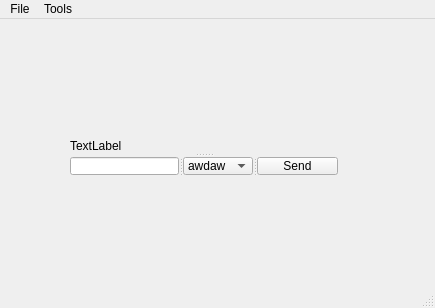
<?xml version="1.0" encoding="UTF-8"?>
<ui version="4.0">
 <class>MainWindow</class>
 <widget class="QMainWindow" name="MainWindow">
  <property name="geometry">
   <rect>
    <x>0</x>
    <y>0</y>
    <width>435</width>
    <height>308</height>
   </rect>
  </property>
  <property name="windowTitle">
   <string>MainWindow</string>
  </property>
  <widget class="QWidget" name="centralWidget">
   <widget class="QSplitter" name="splitter_2">
    <property name="geometry">
     <rect>
      <x>70</x>
      <y>120</y>
      <width>268</width>
      <height>36</height>
     </rect>
    </property>
    <property name="orientation">
     <enum>Qt::Vertical</enum>
    </property>
    <widget class="QLabel" name="label">
     <property name="text">
      <string>TextLabel</string>
     </property>
    </widget>
    <widget class="QSplitter" name="splitter">
     <property name="orientation">
      <enum>Qt::Horizontal</enum>
     </property>
     <widget class="QLineEdit" name="lineEdit"/>
     <widget class="QComboBox" name="comboBox">
      <item>
       <property name="text">
        <string>awdaw</string>
       </property>
      </item>
      <item>
       <property name="text">
        <string>asda</string>
       </property>
      </item>
      <item>
       <property name="text">
        <string>sada</string>
       </property>
      </item>
     </widget>
     <widget class="QPushButton" name="pushButton">
      <property name="text">
       <string>Send</string>
      </property>
     </widget>
    </widget>
   </widget>
  </widget>
  <widget class="QMenuBar" name="menuBar">
   <property name="geometry">
    <rect>
     <x>0</x>
     <y>0</y>
     <width>435</width>
     <height>18</height>
    </rect>
   </property>
   <widget class="QMenu" name="menuFile">
    <property name="title">
     <string>File</string>
    </property>
    <addaction name="actionOpen_File"/>
   </widget>
   <widget class="QMenu" name="menuTools">
    <property name="title">
     <string>Tools</string>
    </property>
    <addaction name="actionAdd_Entry"/>
   </widget>
   <addaction name="menuFile"/>
   <addaction name="menuTools"/>
  </widget>
  <widget class="QStatusBar" name="statusBar"/>
  <action name="actionOpen_File">
   <property name="text">
    <string>Open File</string>
   </property>
  </action>
  <action name="actionAdd_Entry">
   <property name="text">
    <string>Add Entry</string>
   </property>
  </action>
 </widget>
 <layoutdefault spacing="6" margin="11"/>
 <resources/>
 <connections/>
</ui>
